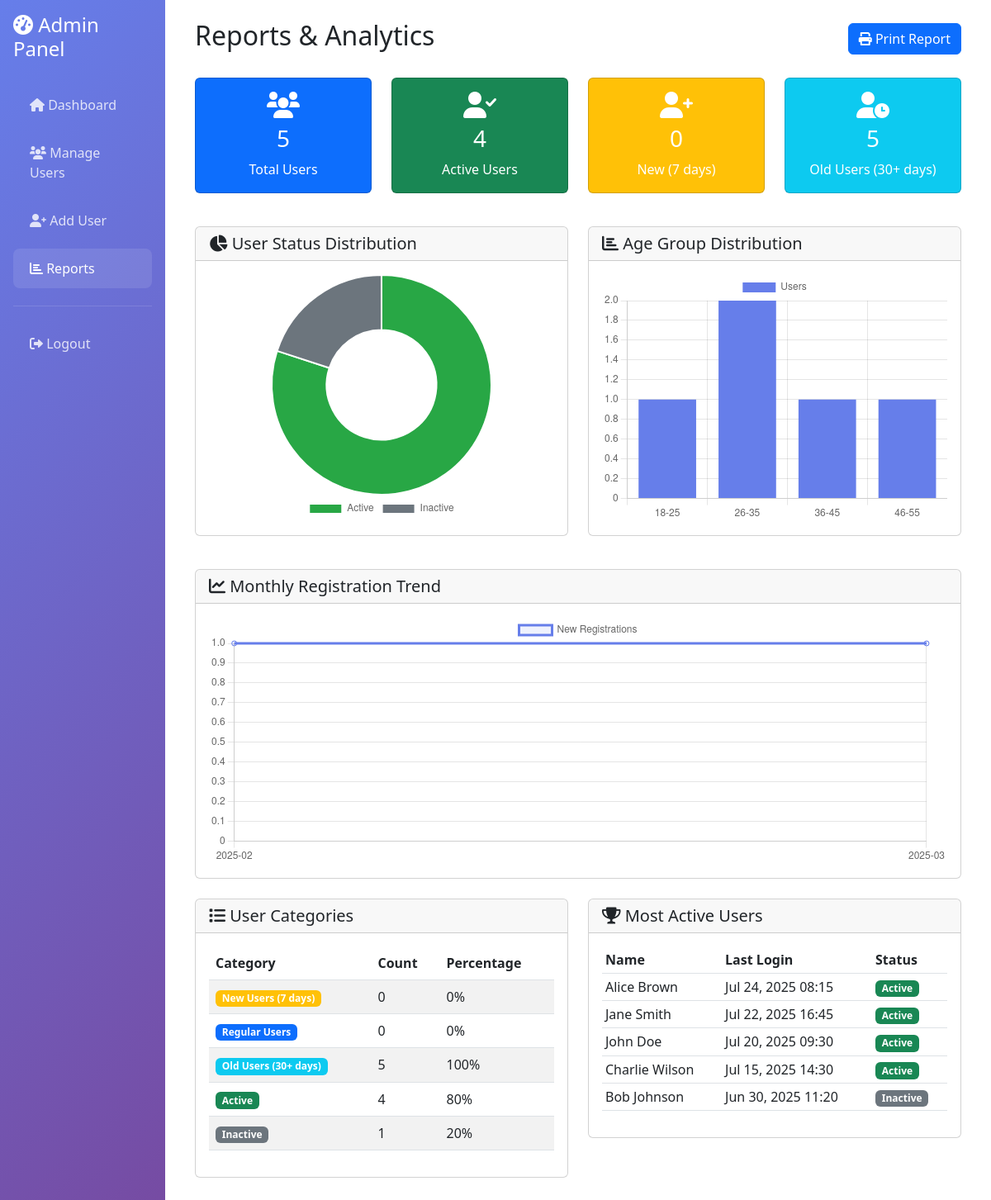
The page /reports.php (signed in) on the database its author committed.
### tables this page shows
CREATE TABLE IF NOT EXISTS users (
    id INT(11) AUTO_INCREMENT PRIMARY KEY,
    name VARCHAR(100) NOT NULL,
    email VARCHAR(100) UNIQUE NOT NULL,
    phone VARCHAR(15),
    age INT(3),
    address TEXT,
    status ENUM('active', 'inactive') DEFAULT 'active',
    registration_date TIMESTAMP DEFAULT CURRENT_TIMESTAMP,
    last_login TIMESTAMP NULL,
    created_at TIMESTAMP DEFAULT CURRENT_TIMESTAMP,
    updated_at TIMESTAMP DEFAULT CURRENT_TIMESTAMP ON UPDATE CURRENT_TIMESTAMP
);

### reports.php (the view, shortened to what the rows shown need)
<?php
require_once 'config.php';
$stats = [];
$stmt = $pdo->query("SELECT COUNT(*) as count FROM users");
$stats['total'] = $stmt->fetch()['count'];
$stmt = $pdo->query("SELECT status, COUNT(*) as count FROM users GROUP BY status");
while ($row = $stmt->fetch()) {
    $stats[$row['status']] = $row['count'];
}
$stmt = $pdo->query("SELECT COUNT(*) as count FROM users WHERE registration_date >= DATE_SUB(NOW(), INTERVAL 7 DAY)");
$stats['new_7_days'] = $stmt->fetch()['count'];
$stmt = $pdo->query("SELECT COUNT(*) as count FROM users WHERE registration_date >= DATE_SUB(NOW(), INTERVAL 30 DAY)");
$stats['new_30_days'] = $stmt->fetch()['count'];
$stmt = $pdo->query("SELECT COUNT(*) as count FROM users WHERE registration_date <= DATE_SUB(NOW(), INTERVAL 30 DAY)");
$stats['old_users'] = $stmt->fetch()['count'];
$stmt = $pdo->query("
    SELECT
        CASE
            WHEN age < 18 THEN 'Under 18'
            WHEN age BETWEEN 18 AND 25 THEN '18-25'
            WHEN age BETWEEN 26 AND 35 THEN '26-35'
            WHEN age BETWEEN 36 AND 45 THEN '36-45'
            WHEN age BETWEEN 46 AND 55 THEN '46-55'
            ELSE '55+'
        END as age_group,
        COUNT(*) as count
    FROM users
    GROUP BY age_group
    ORDER BY MIN(age)
");
$ageGroups = $stmt->fetchAll();
$stmt = $pdo->query("
    SELECT
        DATE_FORMAT(registration_date, '%Y-%m') as month,
        COUNT(*) as count
    FROM users
    WHERE registration_date >= DATE_SUB(NOW(), INTERVAL 6 MONTH)
    GROUP BY DATE_FORMAT(registration_date, '%Y-%m')
    ORDER BY month
");
$monthlyTrend = $stmt->fetchAll();
$stmt = $pdo->query("
    SELECT name, email, last_login, status
    FROM users
    WHERE last_login IS NOT NULL
    ORDER BY last_login DESC
    LIMIT 10
");
$activeUsers = $stmt->fetchAll();
?>
<!DOCTYPE html>
<html lang="en">
<head>
    <link href="https://cdn.jsdelivr.net/npm/bootstrap@5.3.0/dist/css/bootstrap.min.css" rel="stylesheet">
    <link href="https://cdnjs.cloudflare.com/ajax/libs/font-awesome/6.0.0/css/all.min.css" rel="stylesheet">
</head>
<body>
    <div class="container-fluid">
        <div class="row">
            <div class="col-md-9 col-lg-10">
                <div class="p-4">
                    <div class="d-flex justify-content-between align-items-center mb-4">
                        <h2>Reports & Analytics</h2>
                    </div>
                    <div class="row">
                        <div class="col-md-6 mb-3">
                            <div class="card">
                                <div class="card-body">
                                    <table class="table table-striped">
                                        <thead>
                                            <tr>
                                                <th>Category</th>
                                                <th>Count</th>
                                                <th>Percentage</th>
                                            </tr>
                                        </thead>
                                    </table>
                                </div>
                            </div>
                        </div>
                        <div class="col-md-6 mb-3">
                            <div class="card">
                                <div class="card-body">
                                    <div class="table-responsive">
                                        <table class="table table-sm">
                                            <thead>
                                                <tr>
                                                    <th>Name</th>
                                                    <th>Last Login</th>
                                                    <th>Status</th>
                                                </tr>
                                            </thead>
                                            <tbody>
                                                <?php foreach ($activeUsers as $user): ?>
                                                <tr>
                                                    <td><?php echo htmlspecialchars($user['name']); ?></td>
                                                    <td><?php echo formatDate($user['last_login']); ?></td>
                                                    <td>
                                                        <span class="badge bg-<?php echo $user['status'] == 'active' ? 'success' : 'secondary'; ?>">
                                                            <?php echo ucfirst($user['status']); ?>
                                                        </span>
                                                    </td>
                                                </tr>
                                                <?php endforeach; ?>
                                            </tbody>
                                        </table>
                                    </div>
                                </div>
                            </div>
                        </div>
                    </div>
                </div>
            </div>
        </div>
    </div>
    <script>
        // Status Chart
        const statusCtx = document.getElementById('statusChart').getContext('2d');
        new Chart(statusCtx, {
            type: 'doughnut',
            data: {
                labels: ['Active', 'Inactive'],
                datasets: [{
                    data: [<?php echo $stats['active'] ?? 0; ?>, <?php echo $stats['inactive'] ?? 0; ?>],
                    backgroundColor: ['#28a745', '#6c757d']
                }]
            },
            options: {
                responsive: true,
                maintainAspectRatio: false,
                plugins: {
                    legend: {
                        position: 'bottom'
                    }
                }
            }
        });
        // Age Groups Chart
        const ageCtx = document.getElementById('ageChart').getContext('2d');
        new Chart(ageCtx, {
            type: 'bar',
            data: {
                labels: [<?php echo "'" . implode("','", array_column($ageGroups, 'age_group')) . "'"; ?>],
                datasets: [{
                    label: 'Users',
                    data: [<?php echo implode(',', array_column($ageGroups, 'count')); ?>],
                    backgroundColor: '#667eea'
                }]
            },
            options: {
                responsive: true,
                maintainAspectRatio: false,
                scales: {
                    y: {
                        beginAtZero: true
                    }
                }
            }
        });
        // Trend Chart
        const trendCtx = document.getElementById('trendChart').getContext('2d');
        new Chart(trendCtx, {
            type: 'line',
            data: {
                labels: [<?php echo "'" . implode("','", array_column($monthlyTrend, 'month')) . "'"; ?>],
                datasets: [{
                    label: 'New Registrations',
                    data: [<?php echo implode(',', array_column($monthlyTrend, 'count')); ?>],
                    borderColor: '#667eea',
                    backgroundColor: 'rgba(102, 126, 234, 0.1)',
                    tension: 0.1
                }]
            },
            options: {
                responsive: true,
                maintainAspectRatio: false,
                scales: {
                    y: {
                        beginAtZero: true
                    }
                }
            }
        });
    </script>
</body>
</html>

### rows shown on the page
users: name "Alice Brown", last_login "Jul 24, 2025 08:15", status "Active"
users: name "Jane Smith", last_login "Jul 22, 2025 16:45", status "Active"
users: name "John Doe", last_login "Jul 20, 2025 09:30", status "Active"
users: name "Charlie Wilson", last_login "Jul 15, 2025 14:30", status "Active"
users: name "Bob Johnson", last_login "Jun 30, 2025 11:20", status "Inactive"

### other values the page prints
$stats['total'] "5"
$stats['active'] "4"
$stats['new_7_days'] "0"
$stats['old_users'] "5"
$stats['new_30_days'] - $stats['new_7_days'] "0"
$stats['inactive'] "1"
chart data {{ $stats['active'] }} 4
chart data {{ $stats['inactive'] }} 1
chart data {{ implode("','", array_column($ageGroups, 'age_group')) }} 18-25','26-35','36-45','46-55
chart data {{ implode(',', array_column($ageGroups, 'count')) }} 1,2,1,1
